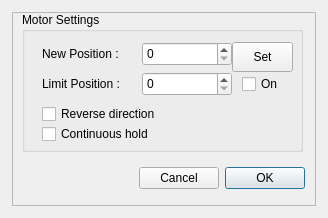
<?xml version="1.0" encoding="UTF-8"?>
<ui version="4.0">
 <class>X2Focus</class>
 <widget class="QDialog" name="X2Focus">
  <property name="geometry">
   <rect>
    <x>0</x>
    <y>0</y>
    <width>328</width>
    <height>218</height>
   </rect>
  </property>
  <property name="sizePolicy">
   <sizepolicy hsizetype="Fixed" vsizetype="Fixed">
    <horstretch>0</horstretch>
    <verstretch>0</verstretch>
   </sizepolicy>
  </property>
  <property name="minimumSize">
   <size>
    <width>0</width>
    <height>0</height>
   </size>
  </property>
  <property name="maximumSize">
   <size>
    <width>640</width>
    <height>700</height>
   </size>
  </property>
  <property name="windowTitle">
   <string>Arduino Focus 2</string>
  </property>
  <layout class="QHBoxLayout" name="horizontalLayout_12">
   <item>
    <widget class="X2Form" name="X2Form">
     <property name="minimumSize">
      <size>
       <width>304</width>
       <height>194</height>
      </size>
     </property>
     <property name="maximumSize">
      <size>
       <width>304</width>
       <height>194</height>
      </size>
     </property>
     <property name="sizeIncrement">
      <size>
       <width>1</width>
       <height>1</height>
      </size>
     </property>
     <property name="frameShape">
      <enum>QFrame::StyledPanel</enum>
     </property>
     <property name="frameShadow">
      <enum>QFrame::Raised</enum>
     </property>
     <widget class="QGroupBox" name="groupBox">
      <property name="geometry">
       <rect>
        <x>10</x>
        <y>0</y>
        <width>281</width>
        <height>140</height>
       </rect>
      </property>
      <property name="title">
       <string>Motor Settings</string>
      </property>
      <widget class="QLabel" name="label_4">
       <property name="geometry">
        <rect>
         <x>20</x>
         <y>60</y>
         <width>91</width>
         <height>24</height>
        </rect>
       </property>
       <property name="text">
        <string>Limit Position :</string>
       </property>
      </widget>
      <widget class="QCheckBox" name="limitEnable">
       <property name="geometry">
        <rect>
         <x>220</x>
         <y>60</y>
         <width>43</width>
         <height>24</height>
        </rect>
       </property>
       <property name="text">
        <string>On</string>
       </property>
      </widget>
      <widget class="QSpinBox" name="posLimit">
       <property name="geometry">
        <rect>
         <x>120</x>
         <y>60</y>
         <width>90</width>
         <height>24</height>
        </rect>
       </property>
       <property name="maximum">
        <number>999999</number>
       </property>
      </widget>
      <widget class="QSpinBox" name="newPos">
       <property name="geometry">
        <rect>
         <x>120</x>
         <y>30</y>
         <width>90</width>
         <height>24</height>
        </rect>
       </property>
       <property name="maximum">
        <number>999999</number>
       </property>
      </widget>
      <widget class="QLabel" name="label_2">
       <property name="geometry">
        <rect>
         <x>20</x>
         <y>30</y>
         <width>91</width>
         <height>24</height>
        </rect>
       </property>
       <property name="text">
        <string>New Position :</string>
       </property>
      </widget>
      <widget class="QPushButton" name="pushButton">
       <property name="geometry">
        <rect>
         <x>210</x>
         <y>30</y>
         <width>61</width>
         <height>30</height>
        </rect>
       </property>
       <property name="text">
        <string>Set</string>
       </property>
      </widget>
      <widget class="QCheckBox" name="reverseDir">
       <property name="geometry">
        <rect>
         <x>20</x>
         <y>90</y>
         <width>130</width>
         <height>24</height>
        </rect>
       </property>
       <property name="text">
        <string>Reverse direction</string>
       </property>
      </widget>
      <widget class="QCheckBox" name="continuousHold">
       <property name="geometry">
        <rect>
         <x>20</x>
         <y>110</y>
         <width>120</width>
         <height>24</height>
        </rect>
       </property>
       <property name="text">
        <string>Continuous hold</string>
       </property>
      </widget>
     </widget>
     <widget class="QWidget" name="horizontalLayoutWidget_2">
      <property name="geometry">
       <rect>
        <x>12</x>
        <y>150</y>
        <width>281</width>
        <height>32</height>
       </rect>
      </property>
      <layout class="QHBoxLayout" name="horizontalLayout_5">
       <property name="rightMargin">
        <number>0</number>
       </property>
       <property name="bottomMargin">
        <number>0</number>
       </property>
       <item>
        <spacer name="horizontalSpacer">
         <property name="orientation">
          <enum>Qt::Horizontal</enum>
         </property>
         <property name="sizeHint" stdset="0">
          <size>
           <width>40</width>
           <height>20</height>
          </size>
         </property>
        </spacer>
       </item>
       <item>
        <widget class="QPushButton" name="pushButtonCancel">
         <property name="text">
          <string>Cancel</string>
         </property>
        </widget>
       </item>
       <item>
        <widget class="QPushButton" name="pushButtonOK">
         <property name="enabled">
          <bool>true</bool>
         </property>
         <property name="text">
          <string>OK</string>
         </property>
         <property name="default">
          <bool>true</bool>
         </property>
        </widget>
       </item>
      </layout>
     </widget>
    </widget>
   </item>
  </layout>
 </widget>
 <customwidgets>
  <customwidget>
   <class>X2Form</class>
   <extends>QFrame</extends>
   <header>x2form.h</header>
   <container>1</container>
  </customwidget>
 </customwidgets>
 <resources/>
 <connections/>
</ui>
